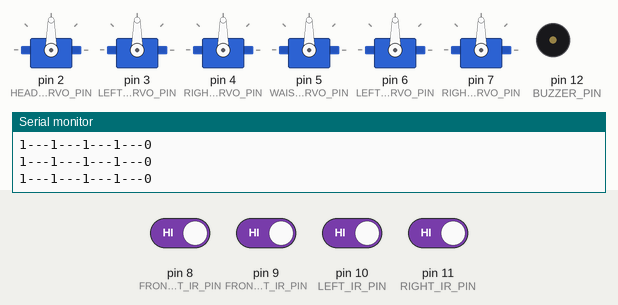
This sketch was run on a simulated Arduino Nano, built with avr-gcc and run on an emulated ATmega328P. On the bench: 6 × servo, buzzer (waves = sounding), the last lines printed to the serial monitor. The test bench sets the inputs (shaded band); at power-on: pin 8 (FRONT_LEFT_IR_PIN), pin 9 (FRONT_RIGHT_IR_PIN), pin 10 (LEFT_IR_PIN), pin 11 (RIGHT_IR_PIN) HIGH. Random numbers use the default seed unless the sketch sets one.

Above: at 2.2 s.
2.3 s: pin 8 (FRONT_LEFT_IR_PIN) driven LOW
At 3.5 s:
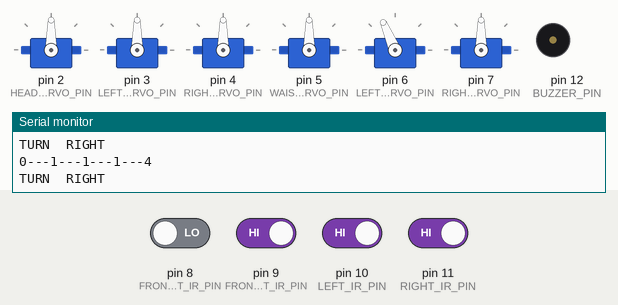
3.8 s: pin 9 (FRONT_RIGHT_IR_PIN) driven LOW
At 4.8 s:
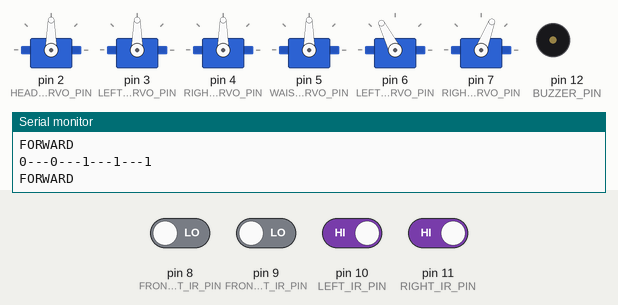
5.7 s: pin 10 (LEFT_IR_PIN) driven LOW
At 6.1 s:
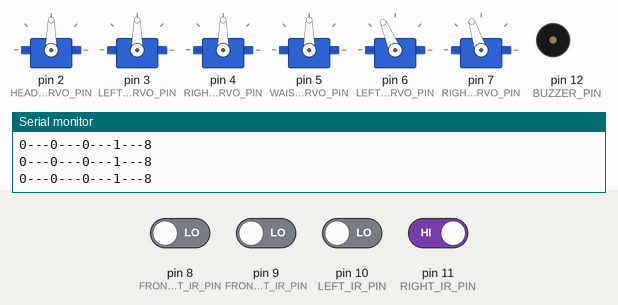
7.2 s: pin 8 (FRONT_LEFT_IR_PIN) driven HIGH
At 10.3 s:
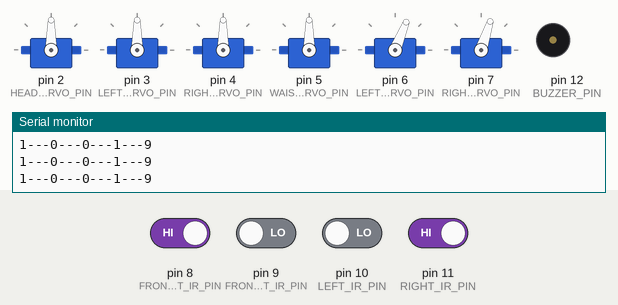
Timing chart, 0 to 11.2 s (numbered marks = the images above; inputs shaded):
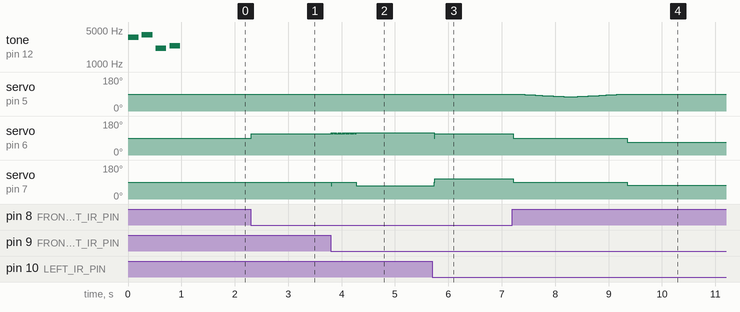

The sketch:

BURN-E.ino
```cpp
#include <Servo.h>

#define NOTE_B0  31
#define NOTE_C1  33
#define NOTE_CS1 35
#define NOTE_D1  37
#define NOTE_DS1 39
#define NOTE_E1  41
#define NOTE_F1  44
#define NOTE_FS1 46
#define NOTE_G1  49
#define NOTE_GS1 52
#define NOTE_A1  55
#define NOTE_AS1 58
#define NOTE_B1  62
#define NOTE_C2  65
#define NOTE_CS2 69
#define NOTE_D2  73
#define NOTE_DS2 78
#define NOTE_E2  82
#define NOTE_F2  87
#define NOTE_FS2 93
#define NOTE_G2  98
#define NOTE_GS2 104
#define NOTE_A2  110
#define NOTE_AS2 117
#define NOTE_B2  123
#define NOTE_C3  131
#define NOTE_CS3 139
#define NOTE_D3  147
#define NOTE_DS3 156
#define NOTE_E3  165
#define NOTE_F3  175
#define NOTE_FS3 185
#define NOTE_G3  196
#define NOTE_GS3 208
#define NOTE_A3  220
#define NOTE_AS3 233
#define NOTE_B3  247
#define NOTE_C4  262
#define NOTE_CS4 277
#define NOTE_D4  294
#define NOTE_DS4 311
#define NOTE_E4  330
#define NOTE_F4  349
#define NOTE_FS4 370
#define NOTE_G4  392
#define NOTE_GS4 415
#define NOTE_A4  440
#define NOTE_AS4 466
#define NOTE_B4  494
#define NOTE_C5  523
#define NOTE_CS5 554
#define NOTE_D5  587
#define NOTE_DS5 622
#define NOTE_E5  659
#define NOTE_F5  698
#define NOTE_FS5 740
#define NOTE_G5  784
#define NOTE_GS5 831
#define NOTE_A5  880
#define NOTE_AS5 932
#define NOTE_B5  988
#define NOTE_C6  1047
#define NOTE_CS6 1109
#define NOTE_D6  1175
#define NOTE_DS6 1245
#define NOTE_E6  1319
#define NOTE_F6  1397
#define NOTE_FS6 1480
#define NOTE_G6  1568
#define NOTE_GS6 1661
#define NOTE_A6  1760
#define NOTE_AS6 1865
#define NOTE_B6  1976
#define NOTE_C7  2093
#define NOTE_CS7 2217
#define NOTE_D7  2349
#define NOTE_DS7 2489
#define NOTE_E7  2637
#define NOTE_F7  2794
#define NOTE_FS7 2960
#define NOTE_G7  3136
#define NOTE_GS7 3322
#define NOTE_A7  3520
#define NOTE_AS7 3729
#define NOTE_B7  3951
#define NOTE_C8  4186
#define NOTE_CS8 4435
#define NOTE_D8  4699
#define NOTE_DS8 4978

// define motion status
#define STOP      0
#define FORWARD   1
#define BACKWARD  2
#define TURNLEFT  3
#define TURNRIGHT 4
#define SPINLEFT  5
#define SPINRIGHT 6
#define CHOOSEROUTE 7
#define BEFOREREPAIR 8
#define AFTERREPAIR 9

#define HEAD_SERVO_PIN 2
#define LEFT_ARM_SERVO_PIN 3
#define RIGHT_ARM_SERVO_PIN 4
#define WAIST_SERVO_PIN 5
#define LEFT_WHEEL_SERVO_PIN 6
#define RIGHT_WHEEL_SERVO_PIN 7

#define TOP_LEFT_EYE_LED_PIN A6
#define TOP_RIGHT_EYE_LED_PIN A4
#define BOTTOM_LEFT_EYE_LED_PIN A5
#define BOTTOM_RIGHT_EYE_LED_PIN A7

#define BUZZER_PIN 12

#define FRONT_LEFT_IR_PIN 8
#define FRONT_RIGHT_IR_PIN 9
#define LEFT_IR_PIN 10
#define RIGHT_IR_PIN 11

Servo servos[4];
Servo leftWheelServo;
Servo rightWheelServo;

int servoActionArray[4][2];

// notes in the melody:
int melody[] = {
  NOTE_A7, NOTE_B7, NOTE_C7, NOTE_D7
};

int noteDurations[] = {
  200, 200, 200, 200
};

bool frontLeftIR = false;
bool frontRightIR = false;
bool leftIR = false;
bool rightIR = false;

float leftScale = 1.0;
float rightScale = 0.8;

int trackingStatus = 0; // 0: none, 1: tracking ok, 2: find
int motionStatus = 0;
float turnScale = 0.0;

unsigned long leftTurnningTime = 0;
unsigned long rightTurnningTime = 0;
unsigned long chooseRouteTime = 0;
unsigned long chooseRouteInterval = 3000;
unsigned long turnningDelayTime = 500;
unsigned long postDetectedTime = 0;
unsigned long postRepairInterval = 5000;
unsigned long postDetectedInterval = 3000;
unsigned long postSpinInterval = 1000;
unsigned long postFinishedTime = 0;

bool postDetectedLeft = true;

void setup() {
    //串口初始化
  Serial.begin(9600);

  pinMode(FRONT_LEFT_IR_PIN, INPUT);
  pinMode(FRONT_RIGHT_IR_PIN, INPUT);
  pinMode(LEFT_IR_PIN, INPUT);
  pinMode(RIGHT_IR_PIN, INPUT);
  pinMode(BUZZER_PIN, OUTPUT);

  randomSeed(analogRead(A1));

  // init servos
  servos[0].attach(HEAD_SERVO_PIN);
  servos[1].attach(LEFT_ARM_SERVO_PIN);
  servos[2].attach(RIGHT_ARM_SERVO_PIN);
  servos[3].attach(WAIST_SERVO_PIN);
  leftWheelServo.attach(LEFT_WHEEL_SERVO_PIN);
  rightWheelServo.attach(RIGHT_WHEEL_SERVO_PIN);

  // iterate over the notes of the melody:
  for (int thisNote = 0; thisNote < 4; thisNote++) {

    tone(BUZZER_PIN, melody[thisNote], noteDurations[thisNote]);
    delay(noteDurations[thisNote] * 1.30);
    noTone(BUZZER_PIN);
  }
}

void initServoActionArray() {
  for (int i = 0; i < 4; i ++) {
    for (int j = 0; j < 2; j ++) {
      servoActionArray[i][j] = -1;
    }
  }
}

void sweepServos(int duration) {
  int maxAngleIndex = 0;
  int maxAngleStart = 0;
  int maxAngleEnd = 0;
  int realAngle = 0;
  for (int i = 0; i < 4; i ++) {
    if (servoActionArray[i][0] >= 0 && (abs(maxAngleEnd - maxAngleStart) < abs(servoActionArray[i][1] - servoActionArray[i][0]))) {
      maxAngleStart = servoActionArray[i][0];
      maxAngleEnd = servoActionArray[i][1];
      maxAngleIndex = i;
    }
  }
  if (abs(maxAngleEnd - maxAngleStart) == 0) return;
  int delayMillis = duration / abs(maxAngleEnd - maxAngleStart);
  bool ascending = maxAngleEnd > maxAngleStart;
  Serial.print(maxAngleStart);
  Serial.print("---");
  Serial.print(maxAngleEnd);
  Serial.print("---");
  Serial.println(delayMillis);
  for (int pos = maxAngleStart; ascending ? (pos <= maxAngleEnd) : (pos >= maxAngleEnd); ascending ? pos ++ : pos --) {
    servos[maxAngleIndex].write(pos);
    Serial.println(pos);
    for (int i = 0; i < 4; i ++) {
      if (servoActionArray[i][0] >=0 && i != maxAngleIndex) {
        realAngle = map(pos, maxAngleStart, maxAngleEnd, servoActionArray[i][0], servoActionArray[i][1]);
        servos[i].write(realAngle);
      }
    }
    delay(delayMillis);
  }

  //Serial.print(maxAngleStart);
  //Serial.print("---");
  //Serial.print(maxAngleEnd);
  //Serial.print("---");
  //Serial.println(delayMillis);
}

void speak(int what) {
  return;
}

void action(int what) {

}

int chooseRoute() {
  // speak
  // look forward
  servos[0].write(90);
  delay(50);
  // look left
  initServoActionArray();
  servoActionArray[0][0] = 90;
  servoActionArray[0][1] = 45;
  sweepServos(500);
  // look right
  initServoActionArray();
  servoActionArray[0][0] = 45;
  servoActionArray[0][1] = 135;
  sweepServos(1000);
  // look forward
  initServoActionArray();
  servoActionArray[0][0] = 135;
  servoActionArray[0][1] = 90;
  sweepServos(500);
  // return random direction
  int selectedRoute =  random(1, 3);
  if (selectedRoute == 1) {
    initServoActionArray();
    servoActionArray[1][0] = 90;
    servoActionArray[1][1] = 30;
    sweepServos(1000);
    servoActionArray[1][0] = 30;
    servoActionArray[1][1] = 90;
    sweepServos(500);
  } else {
    initServoActionArray();
    servoActionArray[2][0] = 90;
    servoActionArray[2][1] = 150;
    sweepServos(1000);
    servoActionArray[2][0] = 150;
    servoActionArray[2][1] = 90;
    sweepServos(500);
  }

  return selectedRoute;
}

void lookAtPost(bool left) {
  servos[0].write(90);
  delay(50);
  initServoActionArray();
  if (!left) {
    servoActionArray[0][0] = 90;
    servoActionArray[0][1] = 45;
  } else {
    servoActionArray[0][0] = 90;
    servoActionArray[0][1] = 135;
  }
  sweepServos(500);
  if (!left) {
    servoActionArray[0][0] = 45;
    servoActionArray[0][1] = 90;
  } else {
    servoActionArray[0][0] = 135;
    servoActionArray[0][1] = 90;
  }
  sweepServos(500);
}

void repairPost() {
  initServoActionArray();
  servoActionArray[3][0] = 90;
  servoActionArray[3][1] = 75;
  sweepServos(1000);
  servoActionArray[3][0] = 75;
  servoActionArray[3][1] = 90;
  sweepServos(1000);
}

void getIRStatus() {
  frontLeftIR = digitalRead(FRONT_LEFT_IR_PIN);
  frontRightIR = digitalRead(FRONT_RIGHT_IR_PIN);
  leftIR = digitalRead(LEFT_IR_PIN);
  rightIR = digitalRead(RIGHT_IR_PIN);
}

void servoRun(int cmd,int speedValue) // speed from 0 - 100
{
  int realSpeed = 90;
  unsigned long currentTime = millis();
  switch(cmd){
    case FORWARD:
      Serial.println("FORWARD"); //输出状态
      realSpeed = map(speedValue * leftScale, 0, 100, 91, 180);
      leftWheelServo.write(realSpeed);
      realSpeed = map(speedValue * rightScale, 0, 100, 90, 0);
      rightWheelServo.write(realSpeed);
      delay(10);
      break;
     case BACKWARD:
      Serial.println("BACKWARD"); //输出状态
      realSpeed = map(speedValue * leftScale, 0, 100, 90, 0);
      leftWheelServo.write(realSpeed);
      realSpeed = map(speedValue * rightScale, 0, 100, 91, 180);
      rightWheelServo.write(realSpeed);
      delay(10);
      break;
     case TURNLEFT:
      Serial.println("TURN  LEFT"); //输出状态
      realSpeed = map(speedValue * leftScale * turnScale, 0, 100, 91, 180);
      leftWheelServo.write(realSpeed);
      realSpeed = map(speedValue * rightScale, 0, 100, 90, 0);
      rightWheelServo.write(realSpeed);
      delay(10);
      break;
     case TURNRIGHT:
      Serial.println("TURN  RIGHT"); //输出状态
      realSpeed = map(speedValue * leftScale, 0, 100, 91, 180);
      leftWheelServo.write(realSpeed);
      realSpeed = map(speedValue * rightScale * turnScale, 0, 100, 90, 0);
      rightWheelServo.write(realSpeed);
      delay(10);
      break;
     case SPINLEFT:
      Serial.println("SPIN  LEFT"); //输出状态
      realSpeed = map(speedValue * leftScale, 0, 100, 90, 0);
      leftWheelServo.write(realSpeed);
      realSpeed = map(speedValue * rightScale, 0, 100, 90, 0);
      rightWheelServo.write(realSpeed);
      delay(10);
      break;
     case SPINRIGHT:
      Serial.println("SPIN  RIGHT"); //输出状态
      realSpeed = map(speedValue * leftScale, 0, 100, 91, 180);
      leftWheelServo.write(realSpeed);
      realSpeed = map(speedValue * rightScale, 0, 100, 91, 180);
      rightWheelServo.write(realSpeed);
      delay(10);
      break;
     default:
      Serial.println("STOP"); //输出状态
      leftWheelServo.write(90);
      rightWheelServo.write(90);
      delay(10);
  }
}

void tracingLine() {
  getIRStatus();

  unsigned long currentTime = millis();

  // detect lamp post
  if (motionStatus != BEFOREREPAIR && motionStatus != AFTERREPAIR
    && currentTime - chooseRouteTime > postDetectedInterval
    && currentTime - postDetectedTime > postRepairInterval
    && (leftIR && !rightIR || !leftIR && rightIR)) {
    postDetectedLeft = leftIR;
    servoRun(STOP, 20);
    motionStatus = BEFOREREPAIR;
    if (postDetectedLeft) {
      // choose left route
      servoRun(SPINLEFT, 25);
    } else {
      // choose right route
      servoRun(SPINRIGHT, 25);
    }
    postDetectedTime = millis();
  } else if (motionStatus != BEFOREREPAIR && motionStatus != AFTERREPAIR && !frontLeftIR && !frontRightIR) {
    if (currentTime - leftTurnningTime < turnningDelayTime) {
      servoRun(TURNLEFT, 25);
    } else {
      leftTurnningTime = 0;
      servoRun(FORWARD, 30);
      if (motionStatus != BACKWARD) {
        motionStatus = FORWARD;
      }
    }
    if (currentTime - rightTurnningTime < turnningDelayTime) {
      servoRun(TURNRIGHT, 25);
    } else {
      rightTurnningTime = 0;
      motionStatus = FORWARD;
      servoRun(FORWARD, 30);
    }
  } else if (!frontLeftIR && frontRightIR) {
    if (motionStatus == BEFOREREPAIR) {
      if (postDetectedLeft && currentTime -  postDetectedTime > postSpinInterval) {
        servoRun(STOP, 20);
        // start repair
        repairPost();
        // spin back
        servoRun(SPINRIGHT, 25);
        postFinishedTime = millis();
        motionStatus = AFTERREPAIR;
      }
    }  else if (motionStatus == AFTERREPAIR) {
      if (!postDetectedLeft && currentTime -  postFinishedTime > postSpinInterval) {
        servoRun(STOP, 20);
        motionStatus = FORWARD;
      }
    } else {
      rightTurnningTime = millis();
      servoRun(TURNRIGHT, 25);
      motionStatus = TURNRIGHT;
    }
  } else if (frontLeftIR && !frontRightIR) {
    if (motionStatus == BEFOREREPAIR) {
      if (!postDetectedLeft && currentTime -  postDetectedTime > postSpinInterval) {
        servoRun(STOP, 20);
        // start repair
        repairPost();
        // spin back
        servoRun(SPINLEFT, 25);
        postFinishedTime = millis();
        motionStatus = AFTERREPAIR;
      }
    } else if (motionStatus == AFTERREPAIR) {
      if (postDetectedLeft && currentTime -  postFinishedTime > postSpinInterval) {
        servoRun(STOP, 20);
        motionStatus = FORWARD;
      }
    } else {
      leftTurnningTime = millis();
      servoRun(TURNLEFT, 25);
      motionStatus = TURNRIGHT;
    }
  } else if (motionStatus != BEFOREREPAIR && motionStatus != AFTERREPAIR
    && !leftIR && !rightIR && frontLeftIR && frontRightIR) {
    if (motionStatus == CHOOSEROUTE) {
      // do nothing;
    } else if(currentTime - chooseRouteTime > chooseRouteInterval) {
      motionStatus = CHOOSEROUTE;
      servoRun(STOP, 25);
      // two routes,
      if (chooseRoute() == 1) {
        // choose left route
        servoRun(SPINLEFT, 25);
      } else {
        // choose right route
        servoRun(SPINRIGHT, 25);
      }
      chooseRouteTime = millis();
    }
  }

  Serial.print(frontLeftIR);
  Serial.print("---");
  Serial.print(frontRightIR);
  Serial.print("---");
  Serial.print(leftIR);
  Serial.print("---");
  Serial.print(rightIR);
  Serial.print("---");
  Serial.println(motionStatus);
}


void loop() {
  // put your main code here, to run repeatedly:
  tracingLine();
  // chooseRoute();

  delay(10);

}
```

Measured:
- after the input at 2.3 s, servo on pin 6 (LEFT_WHEEL_SERVO_PIN): 90° → 113° at once
- after the input at 3.8 s, servo on pin 6 (LEFT_WHEEL_SERVO_PIN): alternates 117° for 0.01 s and 113° for 0.03 s, 23 changes in all, then stays 117°, starting at once; servo on pin 7 (RIGHT_WHEEL_SERVO_PIN): 90° → 69° after 0.47 s
- after the input at 5.7 s, servo on pin 6 (LEFT_WHEEL_SERVO_PIN): 117° → 113° at once; servo on pin 7 (RIGHT_WHEEL_SERVO_PIN): 69° → 108° at once
- after the input at 7.2 s, servo on pin 6 (LEFT_WHEEL_SERVO_PIN): 113° → 90° at once, → 68° 2.1 s later; servo on pin 7 (RIGHT_WHEEL_SERVO_PIN): 108° → 90° at once, → 72° 2.1 s later
